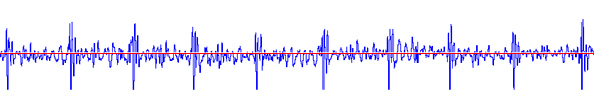
#> input picture 3M_zgh_s.bmp, 594 x 106 px
$ jupyter execute --allow-errors WaveformExtraction_zgh.ipynb   (shell and % lines are left out)
#> lines starting #> are read from the running program, lines starting #| are printed output that depends on the picture
[cell 1]
from PIL import Image
import numpy as np
import matplotlib.pyplot as plt
from scipy import stats
import math

# Patient 8 THY

## 3M Littmann Data

[cell 2]
image = Image.open('3M_zgh_s.bmp')
#> image is the input picture: PIL image 594x106 RGB; mean R, G, B 238.5, 236.1, 252.6
image

[cell 3]
x = image.size[0]
#> x = 594
y = image.size[1]
#> y = 106

[cell 4]
print(x)
#| 594
print(y)
#| 106

[cell 5]
matrix = []
points = []
integrated_density = 0

for i in range(x):
    matrix.append([])
    for j in range(y):
        matrix[i].append(image.getpixel((i,j)))
#> after the loop, matrix = 594 items
        #integrated_density += image.getpixel((i,j))[1]
        #points.append(image.getpixel((i,j))[1])

### Extract Red Line Position

[cell 6]
redMax = 0
xStore = 0
yStore = 0
for xAxis in range(x):
    for yAxis in range(y):
        currentPoint = matrix[xAxis][yAxis]
        if currentPoint[0] == 255 and currentPoint[1] < 10 and currentPoint[2] < 10:
            redMax = currentPoint[0]
            xStore = xAxis
            yStore = yAxis

print(xStore, yStore)

### Extract Blue Points

[cell 7]
redline_pos = 53
gain = 80
absMax = 0
littmannArr = []
points_vertical = []
theOne = 0

for xAxis in range(x):
    for yAxis in range(y):
        currentPoint = matrix[xAxis][yAxis]
        # Pickup Blue points
        if currentPoint[2] == 255 and currentPoint[0] < 220 and currentPoint[1] < 220:
            points_vertical.append(yAxis)

    #print(points_vertical)


    # Choose the largest amplitude
    for item in points_vertical:

        if abs(item-redline_pos) > absMax:
            absMax = abs(item-redline_pos)
            theOne = item
    littmannArr.append((theOne-redline_pos)*gain)

    absMax = 0
    theOne = 0
    points_vertical = []
#> after the loop, littmannArr = 594 values, max 2880 at index 7, min -2720 at index 583, mean 169.8

[cell 8]
fig = plt.figure()
s = fig.add_subplot(111)
s.plot(littmannArr, linewidth=0.6, color='blue')
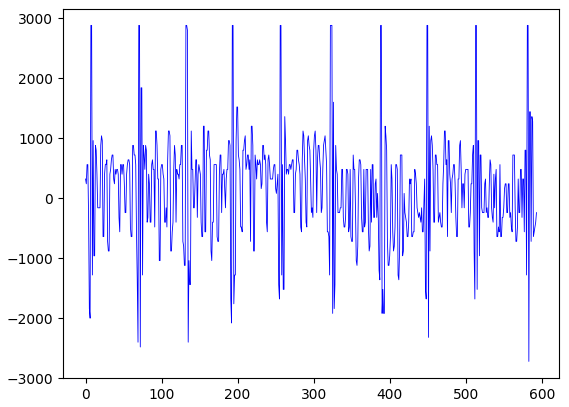
#> figure drawn by matplotlib, 1 panel; curve peaks at x = 7, y = 2880

# Ascul Pi Data

[cell 9]
pathBase = 'C://Users//triti//OneDrive//Dowrun//Text//Manuscripts//Data//ZhangGuohao//AusculPi//'
filename = 'Numpy_Array_File_2020-06-23_09_37_45.npy'
line = pathBase + filename
#> (the rest of this cell did not finish here and is left out)

#> (a cell that did not finish here is left out)

[cell 11]
fig = plt.figure()
s = fig.add_subplot(111)
#> (the rest of this cell did not finish here and is left out)

[cell 12]
fig = plt.figure()
s = fig.add_subplot(111)
#> (the rest of this cell did not finish here and is left out)

[cell 13]
start = 1110
end = 1800

start_adj = int(start * 2583 / 3000)
end_adj = int(end * 2583 / 3000)

[cell 14]
fig = plt.figure()
s = fig.add_subplot(111)
#> (the rest of this cell did not finish here and is left out)

[cell 15]
start_adj-end_adj

[cell 16]
fig = plt.figure()
s = fig.add_subplot(111)
s.plot(littmannArr, linewidth=0.6, color='blue')

#> (a cell that did not finish here is left out)

[cell 18]
fig = plt.figure()
s = fig.add_subplot(111)
#> (the rest of this cell did not finish here and is left out)

## Preprocess the two array

[cell 19]
asculArr_processed = []
littmannArr_processed = []

#> (the rest of this cell did not finish here and is left out)

[cell 20]
fig = plt.figure()
s = fig.add_subplot(111)
s.plot(asculArr_processed, linewidth=1.0, color='black')
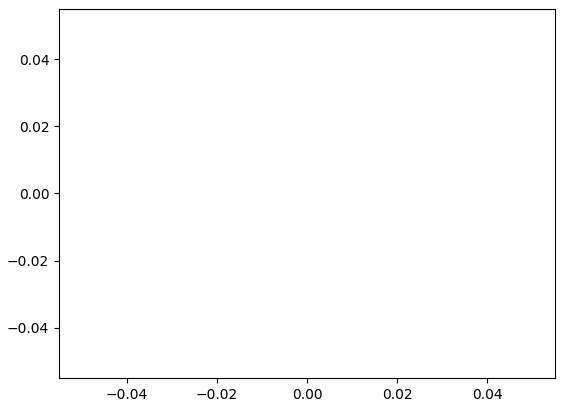
#> figure drawn by matplotlib, 1 panel

[cell 21]
fig = plt.figure()
s = fig.add_subplot(111)
s.plot(littmannArr_processed, linewidth=1.0, color='blue')

[cell 22]
len(littmannArr)
#> Out = 594

#> (a cell that did not finish here is left out)

[cell 24]
fig = plt.figure()
s = fig.add_subplot(111)
s.plot(asculArr_processed[2:250], linewidth=1.0, color='black')

[cell 25]
fig = plt.figure()
s = fig.add_subplot(111)
s.plot(littmannArr_processed[:248], linewidth=1.0, color='blue')

### Coeffient

#> (a cell that did not finish here is left out)

#> (a cell that did not finish here is left out)

[cell 28]
fig = plt.figure()
s = fig.add_subplot(111)
s.plot(littmannArr[:248], linewidth=0.6, color='blue')
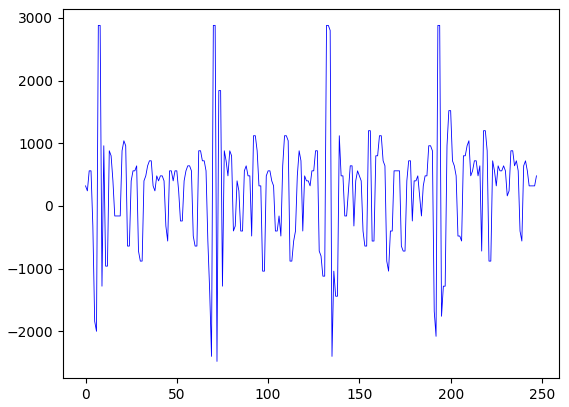
#> figure drawn by matplotlib, 1 panel; curve peaks at x = 7, y = 2880

[cell 29]
fig = plt.figure()
s = fig.add_subplot(111)
#> (the rest of this cell did not finish here and is left out)

### Fitness

[cell 30]
stats.chisquare(asculArr_processed[:80], littmannArr_processed[2:82])

[cell 31]
def cosCalculate(a, b):
    l = len(a)

    sumXY = 0
    sumRootXSquare = 0
    sumRootYSquare = 0

    for i in range(l):
        sumXY = sumXY + a[i]*b[i]
        sumRootXSquare = sumRootXSquare + math.sqrt(a[i]**2)
        sumRootYSquare = sumRootYSquare + math.sqrt(b[i]**2)

    cosValue = sumXY / (sumRootXSquare * sumRootYSquare)

    return cosValue

$ run again, with 3M.bmp copied over 3M_zgh_s.bmp
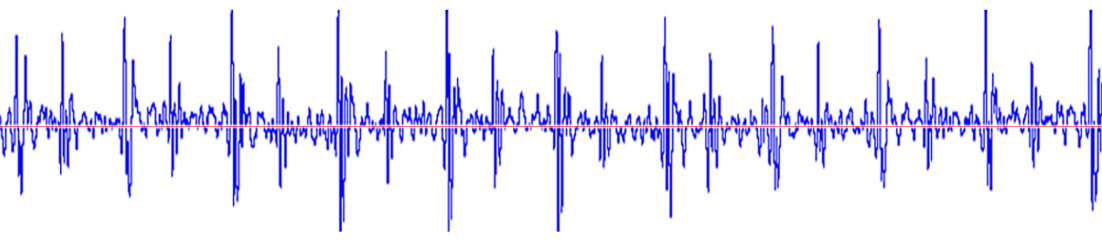
#> input picture 3M.bmp, 2204 x 488 px (shown at 1/2 size)
#> image is the input picture: PIL image 2204x488 RGB; mean R, G, B 231.8, 231.3, 254.5
#| 2204
#| 488
#> after the loop `for i in range(x):`: matrix = 2204 items
#> after the loop `for xAxis in range(x):`: littmannArr = 2204 values, max 32800 at index 678, min 12320 at index 1778, mean 18433.2
#> `[cell 8] fig = plt.figure() s = fig.add_subplot(111) s.plot(littmannAr..`:
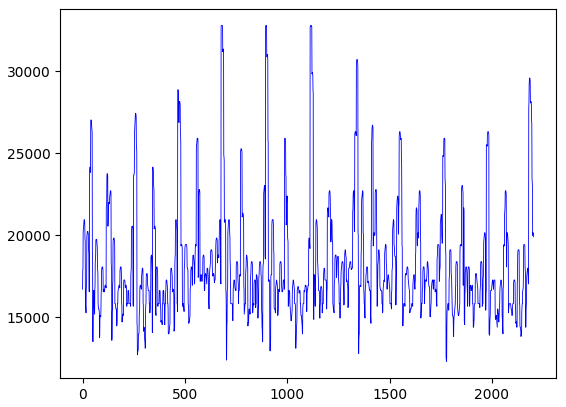
#> figure drawn by matplotlib, 1 panel; curve peaks at x = 678, y = 32800
#> Out = 2204
#> `[cell 28] fig = plt.figure() s = fig.add_subplot(111) s.plot(littmannA..`:
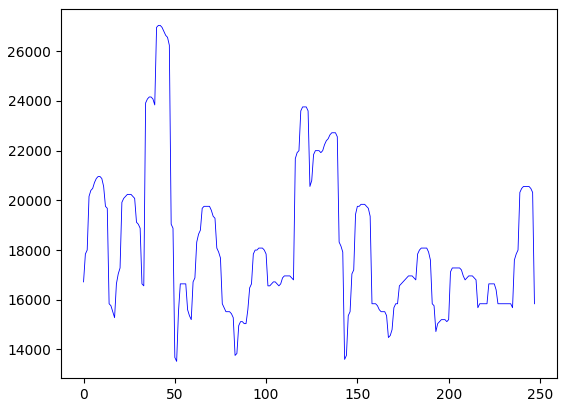
#> figure drawn by matplotlib, 1 panel; curve peaks at x = 41, y = 27040

$ run again, with 3M_jwx.bmp copied over 3M_zgh_s.bmp
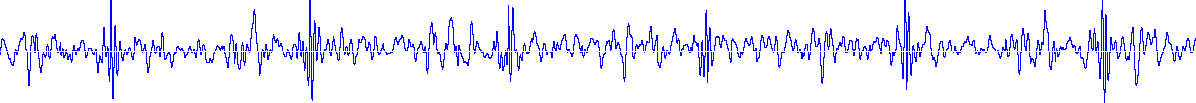
#> input picture 3M_jwx.bmp, 1196 x 103 px
#> image is the input picture: PIL image 1196x103 RGB; mean R, G, B 236.8, 236.8, 255
#| 1196
#| 103
#> after the loop `for i in range(x):`: matrix = 1196 items
#> after the loop `for xAxis in range(x):`: littmannArr = 1196 values, max 3920 at index 1104, min -4240 at index 110, mean -492.2
#> `[cell 8] fig = plt.figure() s = fig.add_subplot(111) s.plot(littmannAr..`:
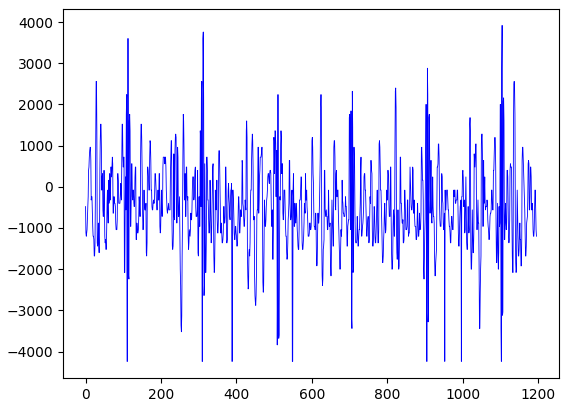
#> figure drawn by matplotlib, 1 panel; curve peaks at x = 1104, y = 3920
#> Out = 1196
#> `[cell 28] fig = plt.figure() s = fig.add_subplot(111) s.plot(littmannA..`:
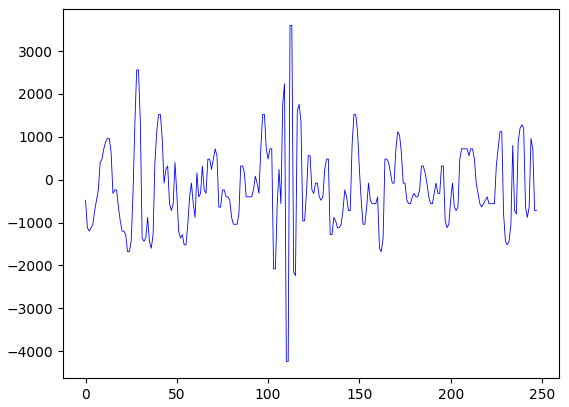
#> figure drawn by matplotlib, 1 panel; curve peaks at x = 112, y = 3600

$ run again, with 3M_jwx_s.bmp copied over 3M_zgh_s.bmp
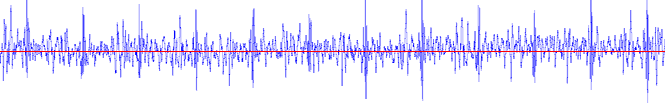
#> input picture 3M_jwx_s.bmp, 665 x 103 px
#> image is the input picture: PIL image 665x103 RGB; mean R, G, B 235.1, 232.6, 252.5
#| 665
#| 103
#> after the loop `for i in range(x):`: matrix = 665 items
#> after the loop `for xAxis in range(x):`: littmannArr = 665 values, max 3600 at index 366, min -4240 at index 26, mean -705.3
#> `[cell 8] fig = plt.figure() s = fig.add_subplot(111) s.plot(littmannAr..`:
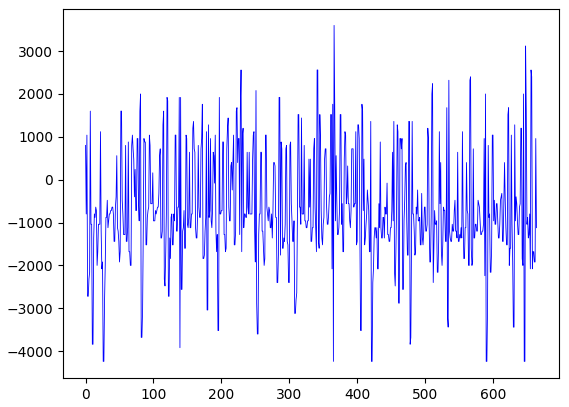
#> figure drawn by matplotlib, 1 panel; curve peaks at x = 366, y = 3600
#> Out = 665
#> `[cell 28] fig = plt.figure() s = fig.add_subplot(111) s.plot(littmannA..`:
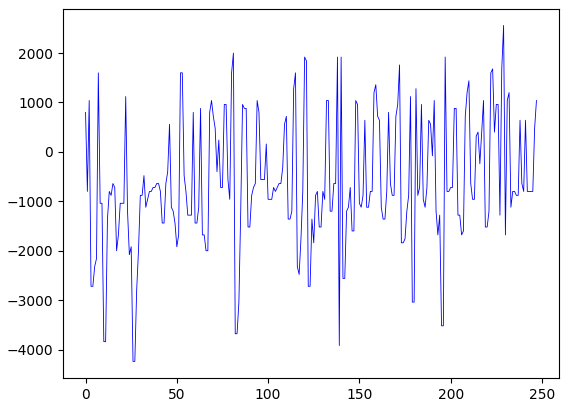
#> figure drawn by matplotlib, 1 panel; curve peaks at x = 229, y = 2560
